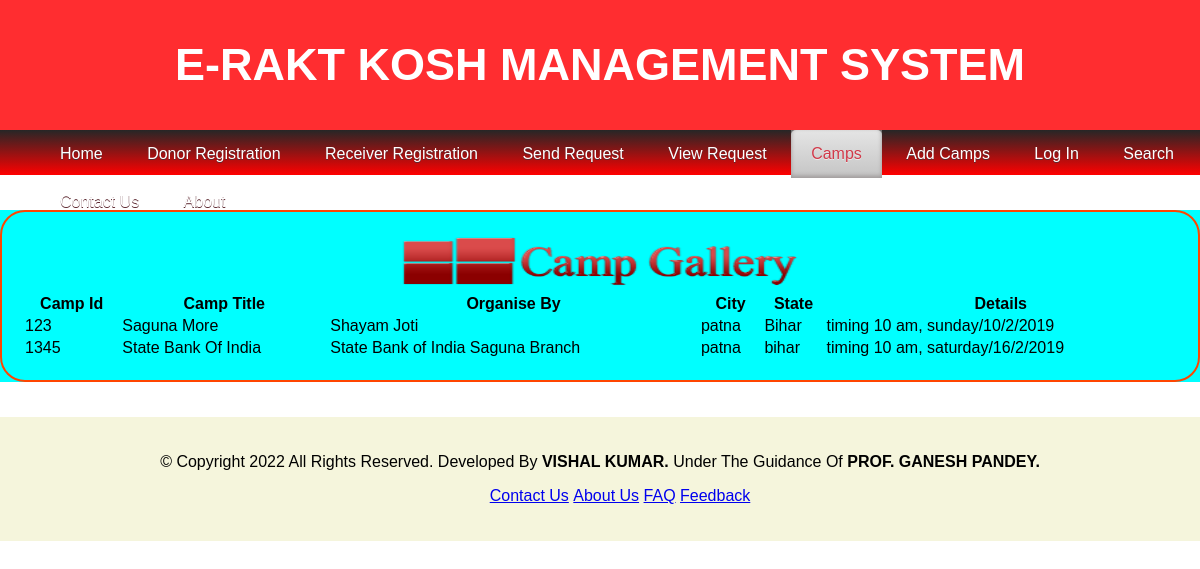
The app's page /camps.php with its own data.
### tables this page shows
CREATE TABLE `add_camp` (
  `campid` varchar(50) DEFAULT NULL,
  `name` varchar(50) DEFAULT NULL,
  `organisedby` varchar(50) DEFAULT NULL,
  `city` varchar(50) DEFAULT NULL,
  `state` varchar(50) DEFAULT NULL,
  `details` varchar(50) DEFAULT NULL,
  `img` blob
);

### camps.php (the view, shortened to what this page needs)
<?php
    $conn=mysqli_connect('localhost',"root","","rakt");
?>
 <?php
    $query = "SELECT * FROM `add_camp`";
    $result = mysqli_query($conn, $query);
?>
 <!DOCTYPE htmml>
<html>
	<head>
		<link rel="stylesheet" type="text/css" href="css/style.css">
	</head>
	<body>
		<div>
			<div style="width: 100%; height: 130px; background-color: #FF2D30;">
				<p style="color: white; text-align: center; font-size: 45px; line-height: 130px; font-weight: bold">E-RAKT KOSH MANAGEMENT SYSTEM
</p>
			</div>
			<div style="width: 100%; height: 45px; background-image: linear-gradient(#262626, red)">
				<ul class="nav">
					<li><a href="home.php">Home</a></li>
					<li><a href="donor_registration.php">Donor Registration</a></li>
					<li><a href="receiver_registration.php">Receiver Registration</a></li>
					<li><a href="send_request.php">send Request</a></li>
					<li><a href="view_request.php">View Request</a></li>
					<li class="active"><a href="camps.php">Camps</a></li>
					<li><a href="add_camps.php">Add Camps</a></li>
					<li><a href="login.php">log In</a></li>
					<li><a href="search.php">Search</a></li>
					<li><a href="contactus.php">Contact Us</a></li>
					<li><a href="about.php">About</a></li>
				</ul>
			</div>
			<center style="background-color: aqua;">
				<div style="width: 100%; border: 2px solid orangered; margin-top: 35px; margin-bottom: 35px; padding: 20px; border-radius: 25px; ">
					<img src="images/gallery.png" width="400px" height="60px">
					<table style="width: 100%">
						<th>Camp Id</th>
						<th>Camp Title</th>
						<th>Organise By</th>
						<th>City</th>
						<th>State</th>
						<th>Details</th>
						 <?php
				while($row= mysqli_fetch_array($result))
				{
			?>
			<tr>
				<td><?php echo $row["campid"];?></td>
				<td><?php echo $row["name"];?></td>
				<td><?php echo $row["organisedby"];?></td>
				<td><?php echo $row["city"];?></td>
				<td><?php echo $row["state"];?></td>
				<td><?php echo $row["details"];?></td>
			</tr>
			<?php
				 }
				?>
					</table>
				</div>
			</center>
			<div style="width: 100%; background-color: beige; padding-top: 20px; padding-bottom: 20px;">
				<center>
					<p>&copy; Copyright 2022 All Rights Reserved. Developed By <strong>VISHAL KUMAR.</strong> Under The Guidance Of <strong>PROF. GANESH PANDEY.</strong></p>
					<ul style="list-style: none;">
						<li><a href="contactus.php">Contact Us</a></li>
						<li><a href="about.php">About Us</a></li>
						<li><a href="faq.php">FAQ</a></li>
						<li><a href="feedback.php">Feedback</a></li>
					</ul>
				</center>
			</div>
		</div>
	</body>
</html>

### css/style.css (style rules this page uses)
* { box-sizing:border-box; }
body { font-family: open-sans; margin:0; }
.active,.dot:hover { background-color: #717171; }
body { font-family: Verdana,sans-serif; margin:0; }

### camps.php (style rules this page uses)
body { margin: 0; padding: 0; font-family: sans-serif; }
.nav { margin: 0; }
.nav li { display:inline-block; }
.nav li a { display:block; text-decoration:none; color:#ffffff; padding:15px 20px;0 font-size: 1em; text-transform: capitalize; text-shadow: 0 1px 0 #5C2830; }
.nav li.active a { text-shadow: 0 1px 0 #EBEBEB; color:#D13949; background: #E5E5E5; background: -moz-linear-gradient(top, #E5E5E5 0%, #C4C4C4 100%); background: -webkit-gradient(linear, left top, left bottom, color-stop(0%,#E5E5E5), color-stop(100%,#C4C4C4)); filter: progid:DXImageTransform.Microsoft.gradient( startColorstr='#E5E5E5', endColorstr='#C4C4C4',GradientType=0 ); -moz-border-radius:5px 5px 0 0; -webkit-border-radius:5px 5px 0 0; border-radius:5px 5px 0 0; box-shadow: inset 0px -2px 4px #9C9797; -webkit-box-shadow: inset 0px -2px 4px #9C9797; -moz-box-shadow: inset 0px -2px 4px #9C9797; -o-box-shadow: inset 0px -2px 4px #9C9797; }
li { display: inline-block; }

### records on screen
add_camp: campid "123", name "Saguna More", organisedby "Shayam Joti", city "patna", state "Bihar", details "timing 10 am, sunday/10/2/2019"
add_camp: campid "1345", name "State Bank Of India", organisedby "State Bank of India Saguna Branch", city "patna", state "bihar", details "timing 10 am, saturday/16/2/2019"
